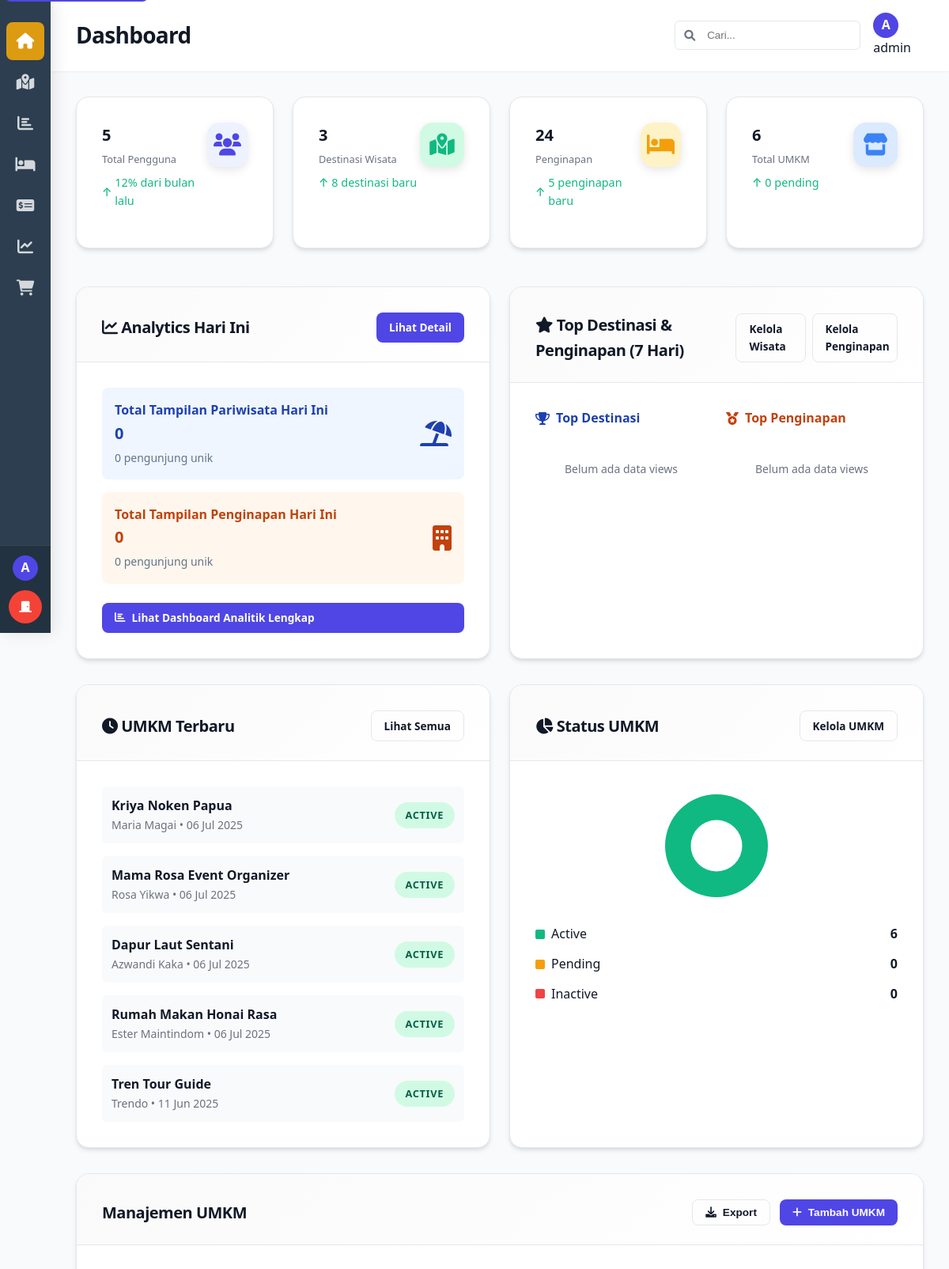
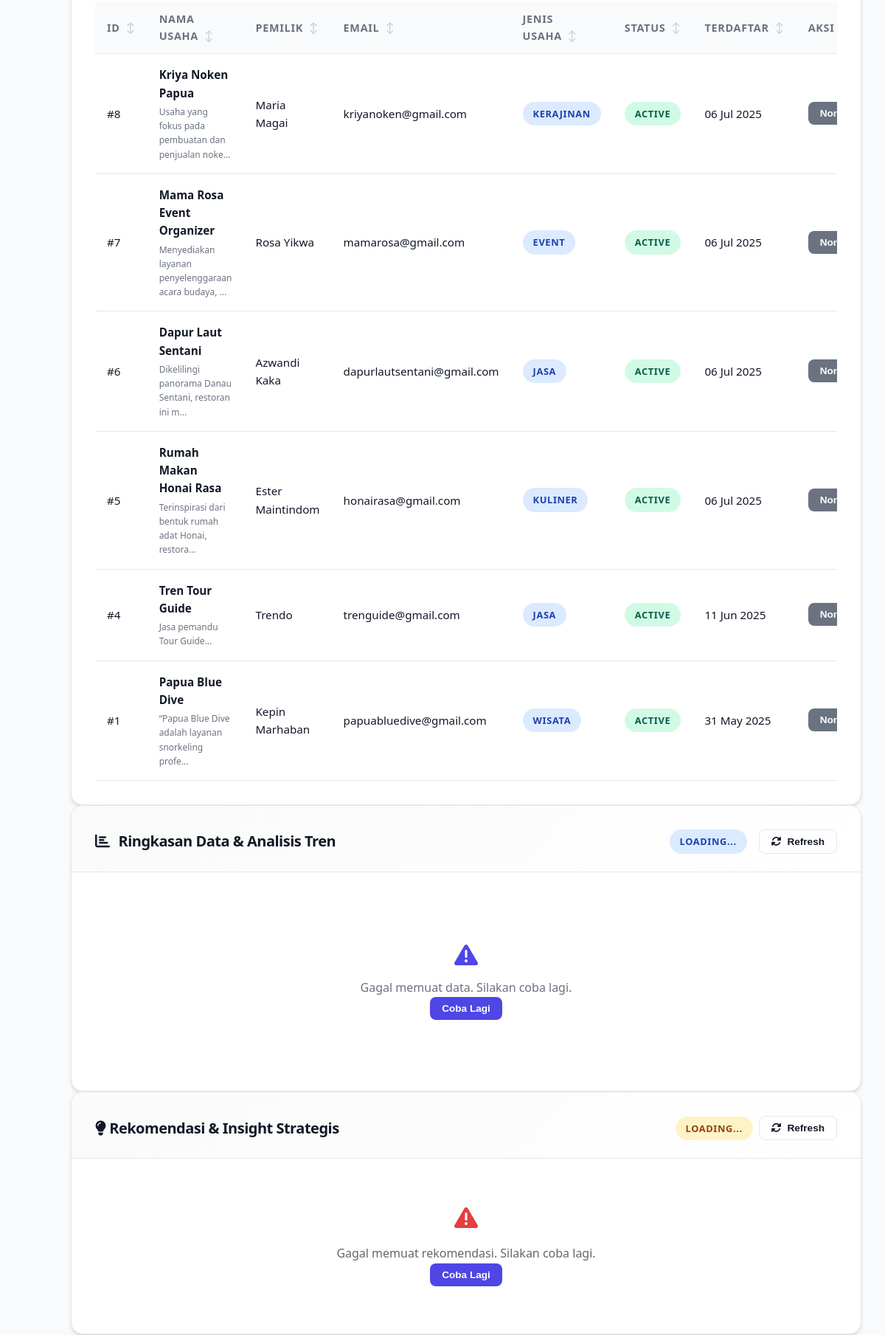
The page /admin/index.php (signed in, upper part) on the database its author committed (2 pictures, top to bottom).
### tables this page shows
CREATE TABLE `umkm` (
  `id` int(11) NOT NULL,
  `email` varchar(100) NOT NULL,
  `password` varchar(255) NOT NULL,
  `business_name` varchar(100) NOT NULL,
  `owner_name` varchar(100) NOT NULL,
  `phone` varchar(20) NOT NULL,
  `address` text NOT NULL,
  `business_type` enum('jasa','event','kuliner','kerajinan','wisata') NOT NULL,
  `description` text DEFAULT NULL,
  `profile_image` varchar(255) DEFAULT 'default-umkm.jpg',
  `status` enum('pending','active','inactive') DEFAULT 'pending',
  `created_at` timestamp NOT NULL DEFAULT current_timestamp(),
  `updated_at` timestamp NOT NULL DEFAULT current_timestamp() ON UPDATE current_timestamp()
);

### admin/index.php (the view, shortened to what the rows shown need)
    <?php
$db = getDbConnection();
$recent_umkm_stmt = $db->prepare("SELECT * FROM umkm ORDER BY created_at DESC LIMIT 5");
$recent_umkm_stmt->execute();
$recent_umkm = $recent_umkm_stmt->get_result()->fetch_all(MYSQLI_ASSOC);
$umkm_stmt = $db->prepare("SELECT * FROM umkm ORDER BY created_at DESC");
$umkm_stmt->execute();
$umkm_list = $umkm_stmt->get_result()->fetch_all(MYSQLI_ASSOC);
?>
<!DOCTYPE html>
<html lang="id">
<head>
    <link rel="stylesheet" href="sidebar.css">
    <link rel="stylesheet" href="admin.css">
    <link rel="stylesheet" href="css/summary.css">
    <link rel="stylesheet" href="css/recommendations.css">
</head>
<body>
    <div class="admin-wrapper">
        <?php include 'components/sidebar.php'; ?>
        <div class="main-content" id="main-content">
            <?php include 'components/header.php'; ?>
            <div class="content-wrapper">
                <div class="grid grid-2" style="margin-bottom: 2rem;">
                    <div class="card">
                        <div class="card-body">
                            <?php if (empty($recent_umkm)): ?>
                                <p style="color: var(--text-secondary); text-align: center; padding: 2rem 0;">
                                    Belum ada UMKM terdaftar
                                </p>
                            <?php else: ?>
                                <div style="display: flex; flex-direction: column; gap: 1rem;">
                                    <?php foreach ($recent_umkm as $umkm): ?>
                                        <div style="display: flex; justify-content: space-between; align-items: center; padding: 0.75rem; border-radius: 0.375rem; background: #F9FAFB;">
                                            <div>
                                                <div style="font-weight: 600;"><?php echo htmlspecialchars($umkm['business_name']); ?></div>
                                                <div style="font-size: 0.875rem; color: var(--text-secondary);">
                                                    <?php echo htmlspecialchars($umkm['owner_name']); ?> • <?php echo date('d M Y', strtotime($umkm['created_at'])); ?>
                                                </div>
                                            </div>
                                            <span class="badge badge-<?php echo $umkm['status'] == 'active' ? 'success' : ($umkm['status'] == 'pending' ? 'warning' : 'danger'); ?>">
                                                <?php echo ucfirst($umkm['status']); ?>
                                            </span>
                                        </div>
                                    <?php endforeach; ?>
                                </div>
                            <?php endif; ?>
                        </div>
                    </div>
                </div>
                <div class="card" id="umkm-management">
                    <div class="card-body">
                        <?php if (empty($umkm_list)): ?>
                            <p style="text-align: center; padding: 3rem 0; color: var(--text-secondary);">
                                Belum ada UMKM yang terdaftar.
                            </p>
                        <?php else: ?>
                            <div style="overflow-x: auto;">
                                <table class="data-table">
                                    <thead>
                                        <tr>
                                            <th data-sortable>ID</th>
                                            <th data-sortable>Nama Usaha</th>
                                            <th data-sortable>Pemilik</th>
                                            <th data-sortable>Email</th>
                                            <th data-sortable>Jenis Usaha</th>
                                            <th data-sortable>Status</th>
                                            <th data-sortable>Terdaftar</th>
                                            <th>Aksi</th>
                                        </tr>
                                    </thead>
                                    <tbody>
                                        <?php foreach ($umkm_list as $umkm): ?>
                                            <tr>
                                                <td>#<?php echo $umkm['id']; ?></td>
                                                <td>
                                                    <div>
                                                        <div style="font-weight: 600;"><?php echo htmlspecialchars($umkm['business_name']); ?></div>
                                                        <?php if ($umkm['description']): ?>
                                                            <div style="font-size: 0.75rem; color: var(--text-secondary); margin-top: 0.25rem;">
                                                                <?php echo htmlspecialchars(substr($umkm['description'], 0, 50)) . '...'; ?>
                                                            </div>
                                                        <?php endif; ?>
                                                    </div>
                                                </td>
                                                <td><?php echo htmlspecialchars($umkm['owner_name']); ?></td>
                                                <td><?php echo htmlspecialchars($umkm['email']); ?></td>
                                                <td>
                                                    <span class="badge badge-info">
                                                        <?php echo ucfirst($umkm['business_type']); ?>
                                                    </span>
                                                </td>
                                                <td>
                                                    <span class="badge badge-<?php echo $umkm['status'] == 'active' ? 'success' : ($umkm['status'] == 'pending' ? 'warning' : 'danger'); ?>">
                                                        <?php echo ucfirst($umkm['status']); ?>
                                                    </span>
                                                </td>
                                                <td><?php echo date('d M Y', strtotime($umkm['created_at'])); ?></td>
                                                <td>
                                                    <div class="action-buttons">
                                                        <?php if ($umkm['status'] == 'pending'): ?>
                                                            <form method="POST" style="display: inline;">
                                                                <input type="hidden" name="umkm_id" value="<?php echo $umkm['id']; ?>">
                                                                <input type="hidden" name="status" value="active">
                                                                <button type="submit" name="update_status" class="btn btn-success btn-sm"
                                                                        onclick="return confirmDelete('Setujui UMKM ini?')">
                                                                    Setujui
                                                                </button>
                                                            </form>
                                                            <form method="POST" style="display: inline;">
                                                                <input type="hidden" name="umkm_id" value="<?php echo $umkm['id']; ?>">
                                                                <input type="hidden" name="status" value="inactive">
                                                                <button type="submit" name="update_status" class="btn btn-danger btn-sm"
                                                                        onclick="return confirmDelete('Tolak UMKM ini?')">
                                                                    Tolak
                                                                </button>
                                                            </form>
                                                        <?php elseif ($umkm['status'] == 'active'): ?>
                                                            <form method="POST" style="display: inline;">
                                                                <button type="submit" name="update_status" class="btn btn-secondary btn-sm"
                                                                        onclick="return confirmDelete('Nonaktifkan UMKM ini?')">
                                                                    Nonaktifkan
                                                                </button>
                                                            </form>
                                                        <?php endif; ?>
                                                    </div>
                                                </td>
                                            </tr>
                                        <?php endforeach; ?>
                                    </tbody>
                                </table>
                            </div>
                        <?php endif; ?>
                    </div>
                </div>
            </div>
        </div>
    </div>
</body>
</html>

### rows shown on the page
umkm: business_name "Kriya Noken Papua", owner_name "Maria Magai", created_at "06 Jul 2025", status "ACTIVE", id "8", description "Usaha yang fokus pada pembuatan dan penjualan noke", email "kriyanoken@gmail.com", business_type "KERAJINAN"
umkm: business_name "Mama Rosa Event Organizer", owner_name "Rosa Yikwa", created_at "06 Jul 2025", status "ACTIVE", id "7", description "Menyediakan layanan penyelenggaraan acara budaya,", email "mamarosa@gmail.com", business_type "EVENT"
umkm: business_name "Dapur Laut Sentani", owner_name "Azwandi Kaka", created_at "06 Jul 2025", status "ACTIVE", id "6", description "Dikelilingi panorama Danau Sentani, restoran ini m", email "dapurlautsentani@gmail.com", business_type "JASA"
umkm: business_name "Rumah Makan Honai Rasa", owner_name "Ester Maintindom", created_at "06 Jul 2025", status "ACTIVE", id "5", description "Terinspirasi dari bentuk rumah adat Honai, restora", email "honairasa@gmail.com", business_type "KULINER"
umkm: business_name "Tren Tour Guide", owner_name "Trendo", created_at "11 Jun 2025", status "ACTIVE", id "4", description "Jasa pemandu Tour Guide", email "trenguide@gmail.com", business_type "JASA"
umkm: id "1", business_name "Papua Blue Dive", description "“Papua Blue Dive adalah layanan snorkeling profe", owner_name "Kepin Marhaban", email "papuabluedive@gmail.com", business_type "WISATA", status "ACTIVE", created_at "31 May 2025"

### other values the page prints
substr($_SESSION['admin_username'] ?? 'A', 0, 1) "A"
$page_title "Dashboard"
substr($admin_username, 0, 1) "A"
$admin_username "admin"
$total_users "5"
$total_destinations "3"
$total_lodgings "24"
array_sum($umkm_stats) "6"
$umkm_stats['pending'] "0"
$analytics_today['total_views_today'] "0"
$analytics_today['unique_visitors_today'] "0"
$acc_analytics_today['total_views_today'] "0"
$acc_analytics_today['unique_visitors_today'] "0"
$umkm_stats['active'] "6"
$umkm_stats['inactive'] "0"
